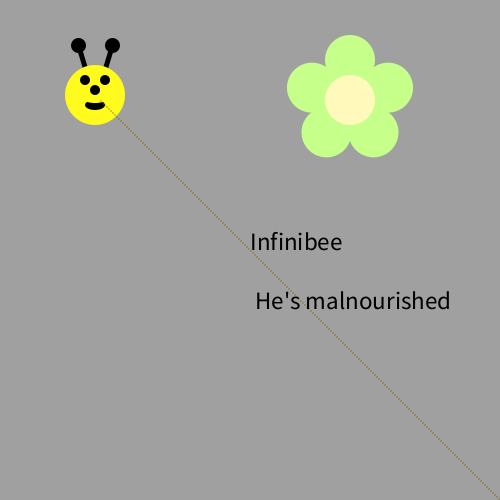
Frame 1 (no input)
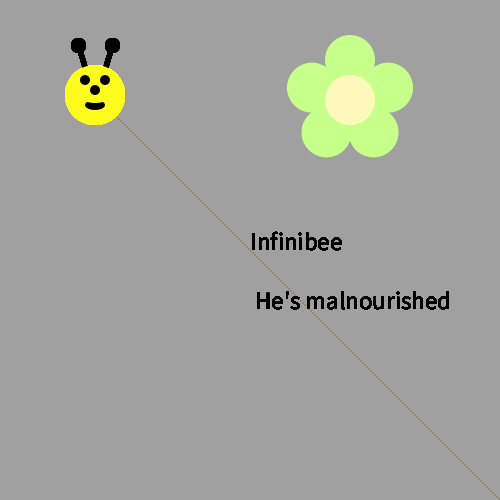
Frame 60 (the mouse pressed at the canvas centre just before this capture)
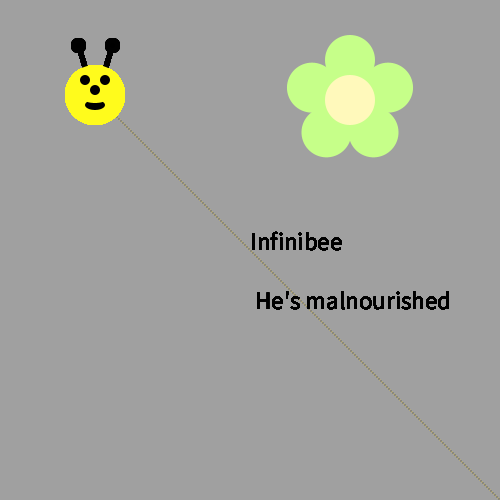
Frame 120 (the mouse held since frame 60 and released just before this capture)

The Processing sketch that drew these frames (run headless with seeded random() and noise(); from frame 60 on, the mouse is pressed at the canvas centre):

// Processing sketch: bumble_bee
// ── bumble_bee.pde
int X = 100;
int Y = 100;
void setup() {
     ellipseMode(CENTER);
     size(500, 500);
     background(160, 160, 160);
     drawFlower(350, 100);
     
}

void draw() {
  
// First run the program and you should see a flower.  
  
  
/* Then, use a loop to make a body for the Bee! 
(see the image on the recipe, it's a diagonal line of circles)
Use remainder to make the colors alternate between yellow and black
*/
drawBeeFace(95,95);
for (int i = 0; i <= 99999; i+=1) {
if (Y % 2 == 0){
fill(#ffd60a);
}
else{
fill(#000000);
}
ellipse(X, Y ,1,1);
Y += 1;
X += 1;
}
textSize(25);
     text("Infinibee\n\n He's malnourished", 250, 250);
/*
Now put his head on using drawBeeFace(x,y)
*/

}

/**************   Use these methods but  DON'T CHANGE THE CODE BELOW  **************/

void drawFlower(int x, int y) {
     noStroke();
     translate(x, y);
     // draw 5 petals, rotating after each one
     fill(#c6ff89);      // green
      for (int i = 0; i < 5; i++) {
           ellipse(0, -40, 50, 50);
          rotate(radians(72));
     }
     fill(#fff9bb); // light yellow
     ellipse(0, 0, 50, 50);
} 
void drawBeeFace(int BeeFaceX, int BeeFaceY) {
     noStroke();
     fill(0, 0, 0);
     stroke(1);
     strokeWeight(5);
     line(BeeFaceX-10, BeeFaceY-27, BeeFaceX-17, BeeFaceY-50);
     line(BeeFaceX+10, BeeFaceY-27, BeeFaceX+17, BeeFaceY-50);
     ellipse(BeeFaceX-17, BeeFaceY-50, 10, 10);
     ellipse(BeeFaceX+17, BeeFaceY-50, 10, 10);
     noStroke();
     fill(255, 251, 28);
     ellipse(BeeFaceX, BeeFaceY, 60, 60); // face
     fill(255, 237, 209);
     fill(0,0,0);
      ellipse(BeeFaceX-10, BeeFaceY-15, 10, 10); // eyes
     ellipse(BeeFaceX+10, BeeFaceY-15, 10, 10);
      ellipse(BeeFaceX, BeeFaceY-5, 10, 10); // nose
      ellipse(BeeFaceX, BeeFaceY+10, 20, 10);// mouth
     fill(255, 251, 28);
     ellipse(BeeFaceX, BeeFaceY+5, 20, 6);
}
